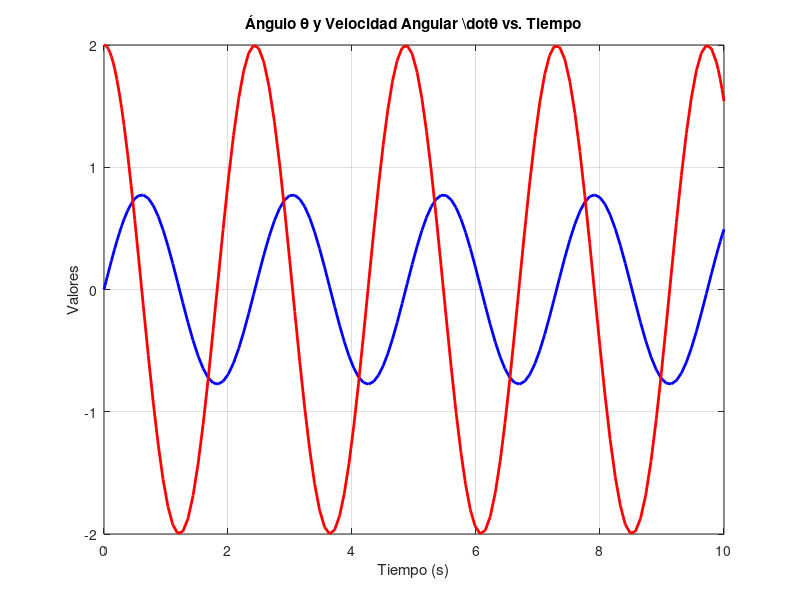

Write the MATLAB code that produced this figure.

m = 10;       
r = 0.05;     % Radio del disco (m)
k = 100;      % Constante del resorte (N/m)
theta0 = 0;       % Ángulo inicial (rad)
dtheta0 = 2;      % Velocidad angular inicial (rad/s)
initial_conditions = [theta0; dtheta0];

% Definimos la función que representa el sistema de ecuaciones diferenciales
ode_function = @(t, x) [x(2); - (2*k/(3*m)) * x(1)];

% Tiempo de simulación
tspan = [0 10]; % Tiempo de simulación de 0 a 10 segundos

% Resolver la ecuación diferencial utilizando ode45
[t, x] = ode45(ode_function, tspan, initial_conditions);

% Graficar los resultados en una sola gráfica
figure;

% Graficar \theta (x1) y \dot{\theta} (x2) en el mismo gráfico
plot(t, x(:,1), 'b', 'LineWidth', 2); % Ángulo \theta en azul
hold on; % Mantener el gráfico actual
plot(t, x(:,2), 'r', 'LineWidth', 2); % Velocidad angular \dot{\theta} en rojo
hold off;

% Añadir título y etiquetas
title('Ángulo \theta y Velocidad Angular \dot{\theta} vs. Tiempo');
xlabel('Tiempo (s)');
ylabel('Valores');



% Añadir cuadrícula
grid on;
